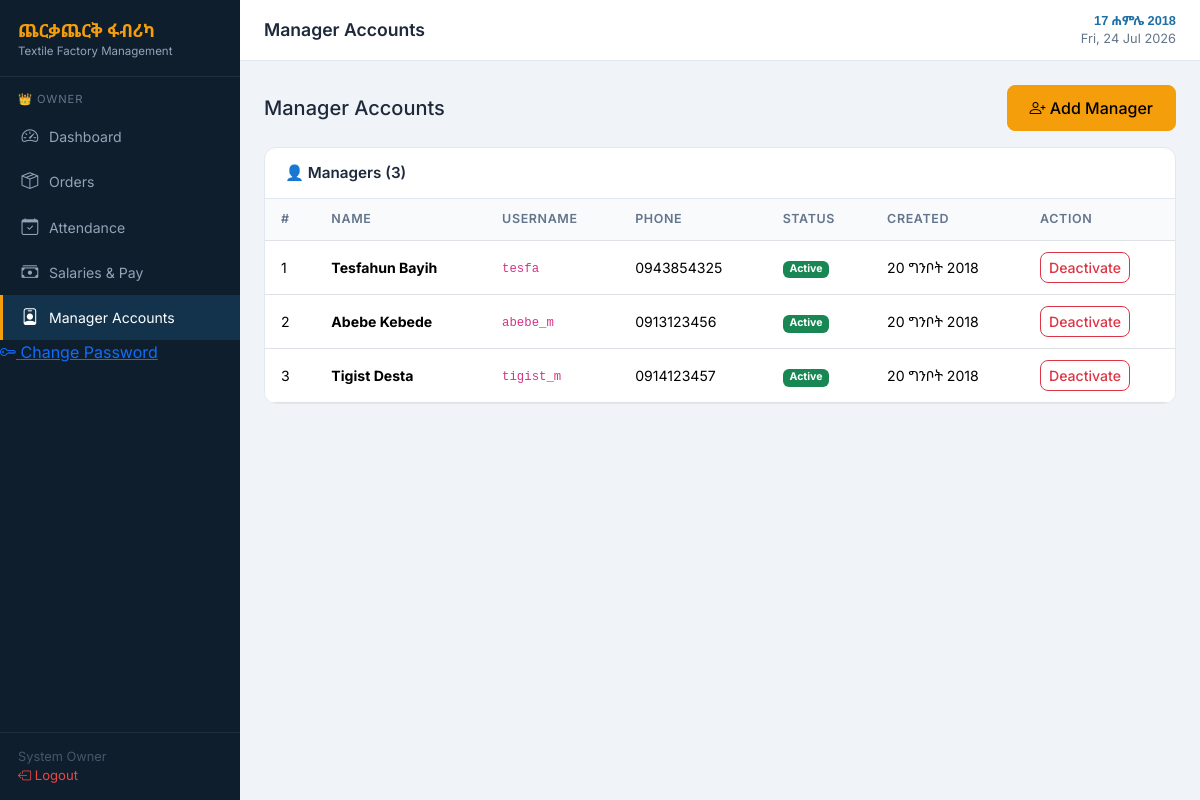
/owner/managers.php (signed in), run on the app's committed database.
### tables this page shows
CREATE TABLE `users` (
  `id` int(11) NOT NULL AUTO_INCREMENT,
  `name` varchar(100) NOT NULL,
  `username` varchar(50) NOT NULL,
  `password` varchar(255) NOT NULL,
  `role` enum('owner','manager','writer') NOT NULL,
  `phone` varchar(20) DEFAULT NULL,
  `created_by` int(11) DEFAULT NULL,
  `is_active` tinyint(1) DEFAULT 1,
  `created_at` timestamp NOT NULL DEFAULT current_timestamp(),
  PRIMARY KEY (`id`),
  UNIQUE KEY `username` (`username`)
);

### includes/functions.php (called while the page is built, shortened)
<?php
function gregorianToEthiopian($gYear, $gMonth, $gDay) {
    $jdn = gregorianToJDN($gYear, $gMonth, $gDay);
    return jdnToEthiopian($jdn);
}
function gregorianToJDN($year, $month, $day) {
    $a = intdiv(14 - $month, 12);
    $y = $year + 4800 - $a;
    $m = $month + 12 * $a - 3;
    return $day + intdiv(153 * $m + 2, 5) + 365 * $y
         + intdiv($y, 4) - intdiv($y, 100) + intdiv($y, 400) - 32045;
}
function jdnToEthiopian($jdn) {
    $r = ($jdn - 1723856) % 1461;
    $n    = ($r % 365) + 365 * intdiv($r, 1460);
    $year = 4 * intdiv($jdn - 1723856, 1461) + intdiv($r, 365) - intdiv($r, 1460);
    $month = intdiv($n, 30) + 1;
    $day   = ($n % 30) + 1;
    return ['year' => $year, 'month' => $month, 'day' => $day];
}
function ethMonthName($month) {
    $names = [
        1 => 'መስከረም', 2 => 'ጥቅምት',  3 => 'ህዳር',   4 => 'ታህሳስ',
        5 => 'ጥር',    6 => 'የካቲት',  7 => 'መጋቢት',  8 => 'ሚያዚያ',
        9 => 'ግንቦት', 10 => 'ሰኔ',    11 => 'ሐምሌ',  12 => 'ነሐሴ',
        13 => 'ጳጉሜ'
    ];
    return $names[$month] ?? '';
}
function formatEthDate($gDate) {
    [$y, $m, $d] = explode('-', $gDate);
    $eth = gregorianToEthiopian((int)$y, (int)$m, (int)$d);
    return $eth['day'] . ' ' . ethMonthName($eth['month']) . ' ' . $eth['year'];
}
function sanitize($v) {
    return htmlspecialchars(trim((string)$v), ENT_QUOTES, 'UTF-8');
}

### owner/managers.php (the view, shortened to what this page needs)
<?php
require_once __DIR__ . '/../config/db.php';
require_once __DIR__ . '/../includes/functions.php';
$managers = $pdo->query("SELECT * FROM users WHERE role='manager' ORDER BY created_at DESC")->fetchAll();
include __DIR__ . '/../includes/header.php';
?>
<div class="d-flex justify-content-between align-items-center mb-3">
  <h5 class="mb-0">Manager Accounts</h5>
  <button class="btn btn-accent btn-lg" data-bs-toggle="modal" data-bs-target="#addModal">
    <i class="bi bi-person-plus"></i> Add Manager
  </button>
</div>
<div class="table-card">
  <div class="tc-head"><h5>👤 Managers (<?= count($managers) ?>)</h5></div>
  <table class="table table-hover">
    <thead><tr><th>#</th><th>Name</th><th>Username</th><th>Phone</th><th>Status</th><th>Created</th><th>Action</th></tr></thead>
    <tbody>
    <?php if (!$managers): ?>
      <tr><td colspan="7" class="text-center text-muted py-4">No managers yet</td></tr>
    <?php else: foreach ($managers as $i => $m): ?>
      <tr>
        <td><?= $i+1 ?></td>
        <td><strong><?= sanitize($m['name']) ?></strong></td>
        <td><code><?= sanitize($m['username']) ?></code></td>
        <td><?= sanitize($m['phone'] ?? '—') ?></td>
        <td>
          <?php if ($m['is_active']): ?>
            <span class="badge bg-success">Active</span>
          <?php else: ?>
            <span class="badge bg-danger">Inactive</span>
          <?php endif; ?>
        </td>
        <td><?= formatEthDate(substr($m['created_at'],0,10)) ?></td>
        <td>
          <a href="?toggle=<?= $m['id'] ?>" class="btn btn-sm <?= $m['is_active'] ? 'btn-outline-danger' : 'btn-outline-success' ?>"
             onclick="return confirm('Change account status?')">
            <?= $m['is_active'] ? 'Deactivate' : 'Activate' ?>
          </a>
        </td>
      </tr>
    <?php endforeach; endif; ?>
    </tbody>
  </table>
</div>
<?php include __DIR__ . '/../includes/footer.php'; ?>

### includes/header.php (style rules this page uses)
:root { --primary: #1d6fa4; --primary-d: #155a87; --accent: #f59e0b; --sidebar-w: 240px; --bg: #f0f4f8; --card-bg: #ffffff; --text: #1e293b; --muted: #64748b; --border: #e2e8f0; --success: #059669; --danger: #dc2626; --warning: #d97706; }
*, *::before, *::after { box-sizing: border-box; }
body { font-family: 'Inter', 'Noto Sans Ethiopic', sans-serif; background: var(--bg); color: var(--text); margin: 0; min-height: 100vh; }
.table-card { background: var(--card-bg); border-radius: 12px; padding: 0; border: 1px solid var(--border); overflow: hidden; }
.table-card .tc-head { padding: 16px 20px; border-bottom: 1px solid var(--border); display: flex; align-items: center; justify-content: space-between; }
.table-card .tc-head h5 { margin: 0; font-size: .95rem; font-weight: 600; }
.table { margin: 0; font-size: .88rem; }
.table th { background: #f8fafc; color: var(--muted); font-size: .78rem; text-transform: uppercase; letter-spacing: .05em; font-weight: 600; border-top: none; }
.table td, .table th { padding: 11px 16px; vertical-align: middle; }
.btn { font-size: .88rem; font-weight: 500; border-radius: 8px; }
.btn-lg { font-size: 1rem; padding: 10px 22px; }
.btn-accent { background: var(--accent); border-color: var(--accent); color: #000; }

### data on the page
users: name "Tesfahun Bayih", username "tesfa", phone "0943854325", is_active "Active", created_at "20 ግንቦት 2018"
users: name "Abebe Kebede", username "abebe_m", phone "0913123456", is_active "Active", created_at "20 ግንቦት 2018"
users: name "Tigist Desta", username "tigist_m", phone "0914123457", is_active "Active", created_at "20 ግንቦት 2018"

### other printed values
$user['name'] "System Owner"
$pageTitle "Manager Accounts"
todayEthiopian() "17 ሐምሌ 2018"
count($managers) "3"
